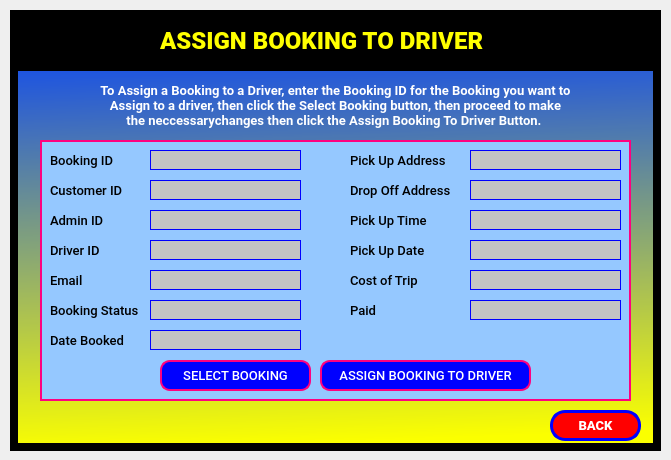
<?xml version="1.0" encoding="UTF-8"?>
<ui version="4.0">
 <class>assignBookingScreen_Dialog</class>
 <widget class="QDialog" name="assignBookingScreen_Dialog">
  <property name="geometry">
   <rect>
    <x>0</x>
    <y>0</y>
    <width>671</width>
    <height>460</height>
   </rect>
  </property>
  <property name="windowTitle">
   <string>Dialog</string>
  </property>
  <widget class="QWidget" name="assignABookingScreen" native="true">
   <property name="geometry">
    <rect>
     <x>10</x>
     <y>10</y>
     <width>651</width>
     <height>441</height>
    </rect>
   </property>
   <property name="styleSheet">
    <string notr="true">border: 8px solid black;
background-color:qlineargradient(spread:pad, x1:0.0511364, y1:1, x2:0, y2:0, stop:0 rgba(251, 255, 0, 255), stop:0.98 rgba(0, 61, 255, 255), stop:1 rgba(0, 0, 0, 0));
</string>
   </property>
   <widget class="QLabel" name="assign_txt">
    <property name="geometry">
     <rect>
      <x>150</x>
      <y>20</y>
      <width>361</width>
      <height>21</height>
     </rect>
    </property>
    <property name="styleSheet">
     <string notr="true">font-family: Roboto;
font-style: normal;
font-weight: 900;
font-size: 24px;
border: none;
background-color: none;
color: yellow;
</string>
    </property>
    <property name="text">
     <string>ASSIGN BOOKING TO DRIVER</string>
    </property>
   </widget>
   <widget class="QPushButton" name="backBtn">
    <property name="geometry">
     <rect>
      <x>540</x>
      <y>400</y>
      <width>91</width>
      <height>31</height>
     </rect>
    </property>
    <property name="styleSheet">
     <string notr="true">background: red;
border: 3px solid blue;
box-sizing: border-box;
border-radius: 15px;
font-family: Roboto;
font-style: normal;
font-weight: 900;
font-size: 13px;
text-align: center;
color: white;</string>
    </property>
    <property name="text">
     <string>BACK</string>
    </property>
   </widget>
   <widget class="QPushButton" name="assignBookingBtn">
    <property name="geometry">
     <rect>
      <x>310</x>
      <y>350</y>
      <width>211</width>
      <height>31</height>
     </rect>
    </property>
    <property name="styleSheet">
     <string notr="true">background: blue;
border: 2px solid rgb(255, 0, 127);
box-sizing: border-box;
border-radius: 10px;
font-family: Roboto;
font-style: normal;
font-weight:500;
font-size: 13px;
text-align: center;
color: white;</string>
    </property>
    <property name="text">
     <string>ASSIGN BOOKING TO DRIVER</string>
    </property>
   </widget>
   <widget class="QLabel" name="label">
    <property name="geometry">
     <rect>
      <x>0</x>
      <y>0</y>
      <width>651</width>
      <height>61</height>
     </rect>
    </property>
    <property name="styleSheet">
     <string notr="true">background-color: black;
border-bottom: 2px solid black;</string>
    </property>
    <property name="text">
     <string/>
    </property>
   </widget>
   <widget class="QLabel" name="dateBookedLabel">
    <property name="geometry">
     <rect>
      <x>40</x>
      <y>320</y>
      <width>91</width>
      <height>21</height>
     </rect>
    </property>
    <property name="styleSheet">
     <string notr="true">font-family: Roboto;
font-style:normal;
font-weight:500;
font-size: 13px;
text-align: center;
color: #000000;
border: none;
background-color: none;</string>
    </property>
    <property name="text">
     <string>Date Booked</string>
    </property>
   </widget>
   <widget class="QLabel" name="dropOffAddresslLabel">
    <property name="geometry">
     <rect>
      <x>340</x>
      <y>170</y>
      <width>121</width>
      <height>21</height>
     </rect>
    </property>
    <property name="styleSheet">
     <string notr="true">font-family: Roboto;
font-style:normal;
font-weight:500;
font-size: 13px;
text-align: center;
color: #000000;
border: none;
background-color: none;</string>
    </property>
    <property name="text">
     <string>Drop Off Address</string>
    </property>
   </widget>
   <widget class="QLabel" name="pickUpDateLabel">
    <property name="geometry">
     <rect>
      <x>340</x>
      <y>230</y>
      <width>91</width>
      <height>21</height>
     </rect>
    </property>
    <property name="styleSheet">
     <string notr="true">font-family: Roboto;
font-style:normal;
font-weight:500;
font-size: 13px;
text-align: center;
color: #000000;
border: none;
background-color: none;</string>
    </property>
    <property name="text">
     <string>Pick Up Date</string>
    </property>
   </widget>
   <widget class="QLabel" name="pickUpAddressLabel">
    <property name="geometry">
     <rect>
      <x>340</x>
      <y>140</y>
      <width>111</width>
      <height>21</height>
     </rect>
    </property>
    <property name="styleSheet">
     <string notr="true">font-family: Roboto;
font-style:normal;
font-weight:500;
font-size: 13px;
text-align: center;
color: #000000;
border: none;
background-color: none;</string>
    </property>
    <property name="text">
     <string>Pick Up Address</string>
    </property>
   </widget>
   <widget class="QLabel" name="pickUpTimeLabel">
    <property name="geometry">
     <rect>
      <x>340</x>
      <y>200</y>
      <width>101</width>
      <height>21</height>
     </rect>
    </property>
    <property name="styleSheet">
     <string notr="true">font-family: Roboto;
font-style:normal;
font-weight:500;
font-size: 13px;
text-align: center;
color: #000000;
border: none;
background-color: none;</string>
    </property>
    <property name="text">
     <string>Pick Up Time</string>
    </property>
   </widget>
   <widget class="QLineEdit" name="driverIdLineEdit">
    <property name="geometry">
     <rect>
      <x>140</x>
      <y>230</y>
      <width>151</width>
      <height>20</height>
     </rect>
    </property>
    <property name="styleSheet">
     <string notr="true">background: #C4C4C4;
border: 1px solid blue;</string>
    </property>
   </widget>
   <widget class="QLineEdit" name="adminIdLineEdit">
    <property name="geometry">
     <rect>
      <x>140</x>
      <y>200</y>
      <width>151</width>
      <height>20</height>
     </rect>
    </property>
    <property name="styleSheet">
     <string notr="true">background: #C4C4C4;
border: 1px solid blue;</string>
    </property>
   </widget>
   <widget class="QLabel" name="blueBackground">
    <property name="geometry">
     <rect>
      <x>30</x>
      <y>130</y>
      <width>591</width>
      <height>261</height>
     </rect>
    </property>
    <property name="styleSheet">
     <string notr="true">border: 2px solid rgb(255, 0, 127);
background-color: rgb(149, 200, 255);</string>
    </property>
    <property name="text">
     <string/>
    </property>
   </widget>
   <widget class="QLabel" name="assignSlogan">
    <property name="geometry">
     <rect>
      <x>20</x>
      <y>70</y>
      <width>611</width>
      <height>51</height>
     </rect>
    </property>
    <property name="styleSheet">
     <string notr="true">font-family: Roboto;
font-style: normal;
font-weight: 900;
font-size: 15px;
text-align: center;
border: none;
color: white;
background-color: none;</string>
    </property>
    <property name="text">
     <string>&lt;html&gt;&lt;head/&gt;&lt;body&gt;&lt;p align=&quot;center&quot;&gt;&lt;span style=&quot; font-size:10pt; font-weight:600;&quot;&gt;To Assign a Booking to a Driver, enter the Booking ID for the Booking you want to &lt;br/&gt;Assign to a driver, then click the Select Booking button, then proceed to make&lt;br/&gt;the neccessarychanges then click the Assign Booking To Driver Button. &lt;/span&gt;&lt;/p&gt;&lt;/body&gt;&lt;/html&gt;</string>
    </property>
   </widget>
   <widget class="QLineEdit" name="bookingStatusLineEdit">
    <property name="geometry">
     <rect>
      <x>140</x>
      <y>290</y>
      <width>151</width>
      <height>20</height>
     </rect>
    </property>
    <property name="styleSheet">
     <string notr="true">background: #C4C4C4;
border: 1px solid blue;</string>
    </property>
   </widget>
   <widget class="QLineEdit" name="emailLineEdit">
    <property name="geometry">
     <rect>
      <x>140</x>
      <y>260</y>
      <width>151</width>
      <height>20</height>
     </rect>
    </property>
    <property name="styleSheet">
     <string notr="true">background: #C4C4C4;
border: 1px solid blue;</string>
    </property>
   </widget>
   <widget class="QLineEdit" name="customerIdLineEdit">
    <property name="geometry">
     <rect>
      <x>140</x>
      <y>170</y>
      <width>151</width>
      <height>20</height>
     </rect>
    </property>
    <property name="styleSheet">
     <string notr="true">background: #C4C4C4;
border: 1px solid blue;</string>
    </property>
   </widget>
   <widget class="QLabel" name="bookingIdLabel">
    <property name="geometry">
     <rect>
      <x>40</x>
      <y>140</y>
      <width>91</width>
      <height>21</height>
     </rect>
    </property>
    <property name="styleSheet">
     <string notr="true">font-family: Roboto;
font-style:normal;
font-weight:500;
font-size: 13px;
text-align: center;
color: #000000;
border: none;
background-color: none;</string>
    </property>
    <property name="text">
     <string>Booking ID</string>
    </property>
   </widget>
   <widget class="QLineEdit" name="bookingIdLineEdit">
    <property name="geometry">
     <rect>
      <x>140</x>
      <y>140</y>
      <width>151</width>
      <height>20</height>
     </rect>
    </property>
    <property name="styleSheet">
     <string notr="true">background: #C4C4C4;
border: 1px solid blue;</string>
    </property>
   </widget>
   <widget class="QLineEdit" name="pickUpAddressLineEdit">
    <property name="geometry">
     <rect>
      <x>460</x>
      <y>140</y>
      <width>151</width>
      <height>20</height>
     </rect>
    </property>
    <property name="styleSheet">
     <string notr="true">background: #C4C4C4;
border: 1px solid blue;</string>
    </property>
   </widget>
   <widget class="QLineEdit" name="dropOffAddressLineEdit">
    <property name="geometry">
     <rect>
      <x>460</x>
      <y>170</y>
      <width>151</width>
      <height>20</height>
     </rect>
    </property>
    <property name="styleSheet">
     <string notr="true">background: #C4C4C4;
border: 1px solid blue;</string>
    </property>
   </widget>
   <widget class="QLineEdit" name="dateBookedLineEdit">
    <property name="geometry">
     <rect>
      <x>140</x>
      <y>320</y>
      <width>151</width>
      <height>20</height>
     </rect>
    </property>
    <property name="styleSheet">
     <string notr="true">background: #C4C4C4;
border: 1px solid blue;</string>
    </property>
   </widget>
   <widget class="QLineEdit" name="pickUpTimeLineEdit">
    <property name="geometry">
     <rect>
      <x>460</x>
      <y>200</y>
      <width>151</width>
      <height>20</height>
     </rect>
    </property>
    <property name="styleSheet">
     <string notr="true">background: #C4C4C4;
border: 1px solid blue;</string>
    </property>
   </widget>
   <widget class="QLineEdit" name="costOfTripLineEdit">
    <property name="geometry">
     <rect>
      <x>460</x>
      <y>260</y>
      <width>151</width>
      <height>20</height>
     </rect>
    </property>
    <property name="styleSheet">
     <string notr="true">background: #C4C4C4;
border: 1px solid blue;</string>
    </property>
   </widget>
   <widget class="QLineEdit" name="pickUpDateLineEdit">
    <property name="geometry">
     <rect>
      <x>460</x>
      <y>230</y>
      <width>151</width>
      <height>20</height>
     </rect>
    </property>
    <property name="styleSheet">
     <string notr="true">background: #C4C4C4;
border: 1px solid blue;</string>
    </property>
   </widget>
   <widget class="QLineEdit" name="paidLineEdit">
    <property name="geometry">
     <rect>
      <x>460</x>
      <y>290</y>
      <width>151</width>
      <height>20</height>
     </rect>
    </property>
    <property name="styleSheet">
     <string notr="true">background: #C4C4C4;
border: 1px solid blue;</string>
    </property>
   </widget>
   <widget class="QLabel" name="customerIdLabel">
    <property name="geometry">
     <rect>
      <x>40</x>
      <y>170</y>
      <width>91</width>
      <height>21</height>
     </rect>
    </property>
    <property name="styleSheet">
     <string notr="true">font-family: Roboto;
font-style:normal;
font-weight:500;
font-size: 13px;
text-align: center;
color: #000000;
border: none;
background-color: none;</string>
    </property>
    <property name="text">
     <string>Customer ID</string>
    </property>
   </widget>
   <widget class="QLabel" name="bookingStatusLabel">
    <property name="geometry">
     <rect>
      <x>40</x>
      <y>290</y>
      <width>101</width>
      <height>21</height>
     </rect>
    </property>
    <property name="styleSheet">
     <string notr="true">font-family: Roboto;
font-style:normal;
font-weight:500;
font-size: 13px;
text-align: center;
color: #000000;
border: none;
background-color: none;</string>
    </property>
    <property name="text">
     <string>Booking Status</string>
    </property>
   </widget>
   <widget class="QLabel" name="emailLabel">
    <property name="geometry">
     <rect>
      <x>40</x>
      <y>260</y>
      <width>41</width>
      <height>21</height>
     </rect>
    </property>
    <property name="styleSheet">
     <string notr="true">font-family: Roboto;
font-style:normal;
font-weight:500;
font-size: 13px;
text-align: center;
color: #000000;
border: none;
background-color: none;</string>
    </property>
    <property name="text">
     <string>Email</string>
    </property>
   </widget>
   <widget class="QLabel" name="costOfTripLabel">
    <property name="geometry">
     <rect>
      <x>340</x>
      <y>260</y>
      <width>91</width>
      <height>21</height>
     </rect>
    </property>
    <property name="styleSheet">
     <string notr="true">font-family: Roboto;
font-style:normal;
font-weight:500;
font-size: 13px;
text-align: center;
color: #000000;
border: none;
background-color: none;</string>
    </property>
    <property name="text">
     <string>Cost of Trip</string>
    </property>
   </widget>
   <widget class="QLabel" name="driverIdLabel">
    <property name="geometry">
     <rect>
      <x>40</x>
      <y>230</y>
      <width>71</width>
      <height>21</height>
     </rect>
    </property>
    <property name="styleSheet">
     <string notr="true">font-family: Roboto;
font-style:normal;
font-weight:500;
font-size: 13px;
text-align: center;
color: #000000;
border: none;
background-color: none;</string>
    </property>
    <property name="text">
     <string>Driver ID</string>
    </property>
   </widget>
   <widget class="QLabel" name="adminIdLabel">
    <property name="geometry">
     <rect>
      <x>40</x>
      <y>200</y>
      <width>71</width>
      <height>21</height>
     </rect>
    </property>
    <property name="styleSheet">
     <string notr="true">font-family: Roboto;
font-style:normal;
font-weight:500;
font-size: 13px;
text-align: center;
color: #000000;
border: none;
background-color: none;</string>
    </property>
    <property name="text">
     <string>Admin ID</string>
    </property>
   </widget>
   <widget class="QLabel" name="paidLabel">
    <property name="geometry">
     <rect>
      <x>340</x>
      <y>290</y>
      <width>31</width>
      <height>21</height>
     </rect>
    </property>
    <property name="styleSheet">
     <string notr="true">font-family: Roboto;
font-style:normal;
font-weight:500;
font-size: 13px;
text-align: center;
color: #000000;
border: none;
background-color: none;</string>
    </property>
    <property name="text">
     <string>Paid</string>
    </property>
   </widget>
   <widget class="QPushButton" name="selectBookingBtn">
    <property name="geometry">
     <rect>
      <x>150</x>
      <y>350</y>
      <width>151</width>
      <height>31</height>
     </rect>
    </property>
    <property name="styleSheet">
     <string notr="true">background: blue;
border: 2px solid rgb(255, 0, 127);
box-sizing: border-box;
border-radius: 10px;
font-family: Roboto;
font-style: normal;
font-weight:500;
font-size: 13px;
text-align: center;
color: white;</string>
    </property>
    <property name="text">
     <string>SELECT BOOKING</string>
    </property>
   </widget>
   <widget class="QLabel" name="logo">
    <property name="geometry">
     <rect>
      <x>40</x>
      <y>0</y>
      <width>61</width>
      <height>61</height>
     </rect>
    </property>
    <property name="styleSheet">
     <string notr="true">background-color: none;
border: none;
padding: 3.5px;</string>
    </property>
    <property name="text">
     <string/>
    </property>
    <property name="pixmap">
     <pixmap>../Sketch imgs/official-taxi-logo.png</pixmap>
    </property>
    <property name="scaledContents">
     <bool>true</bool>
    </property>
   </widget>
   <zorder>blueBackground</zorder>
   <zorder>label</zorder>
   <zorder>backBtn</zorder>
   <zorder>assignBookingBtn</zorder>
   <zorder>assign_txt</zorder>
   <zorder>dateBookedLabel</zorder>
   <zorder>dropOffAddresslLabel</zorder>
   <zorder>pickUpDateLabel</zorder>
   <zorder>pickUpAddressLabel</zorder>
   <zorder>pickUpTimeLabel</zorder>
   <zorder>driverIdLineEdit</zorder>
   <zorder>adminIdLineEdit</zorder>
   <zorder>assignSlogan</zorder>
   <zorder>bookingStatusLineEdit</zorder>
   <zorder>emailLineEdit</zorder>
   <zorder>customerIdLineEdit</zorder>
   <zorder>bookingIdLabel</zorder>
   <zorder>bookingIdLineEdit</zorder>
   <zorder>pickUpAddressLineEdit</zorder>
   <zorder>dropOffAddressLineEdit</zorder>
   <zorder>dateBookedLineEdit</zorder>
   <zorder>pickUpTimeLineEdit</zorder>
   <zorder>costOfTripLineEdit</zorder>
   <zorder>pickUpDateLineEdit</zorder>
   <zorder>paidLineEdit</zorder>
   <zorder>customerIdLabel</zorder>
   <zorder>bookingStatusLabel</zorder>
   <zorder>emailLabel</zorder>
   <zorder>costOfTripLabel</zorder>
   <zorder>driverIdLabel</zorder>
   <zorder>adminIdLabel</zorder>
   <zorder>paidLabel</zorder>
   <zorder>selectBookingBtn</zorder>
   <zorder>logo</zorder>
  </widget>
 </widget>
 <resources/>
 <connections/>
</ui>
